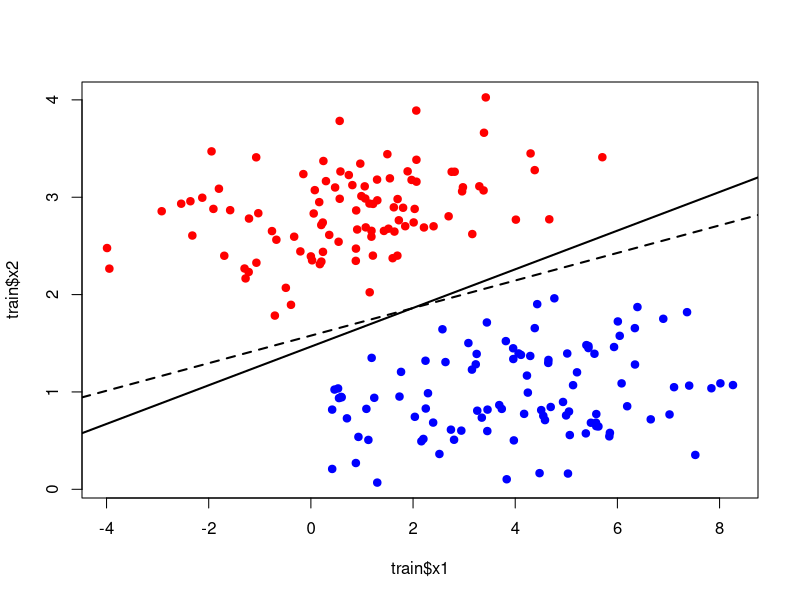

Write R code to recreate this figure.
library(MASS)
set.seed(2)
## simulate the two Gaussian groups 
make_data <- function(n) {
  S <- matrix(c(3, 0.2, 0.2, 0.2), 2, 2)
  X <- rbind(mvrnorm(n, c(4, 1), S), mvrnorm(n, c(1, 3), S))
  data.frame(x1 = X[, 1], x2 = X[, 2], class = factor(rep(c("C1", "C2"), each = n)))
}
train <- make_data(100)
test <- make_data(25)
## fit models
fit.lda <- lda(class ~ x1 + x2, data = train)
train$t <- as.numeric(train$class == "C1") # t = 1 -> C1
fit.lr <- glm(t ~ x1 + x2, family = binomial, data = train)
## misclassification rate on the test set
pred.lda <- predict(fit.lda, test)$class
p.lr <- predict(fit.lr, newdata = test, type = "response") # P(C1 | x)
pred.lr <- factor(ifelse(p.lr >= 0.5, "C1", "C2"), levels = levels(test$class))
c(LDA = mean(pred.lda != test$class), LR = mean(pred.lr != test$class))
## decision boundaries
b <- coef(fit.lr) # b0 + b1*x1 + b2*x2 = 0
w <- fit.lda$scaling[, 1] # Fisher direction (arbitrary scale/sign)
c0 <- sum(w * colMeans(fit.lda$means)) # midpoint threshold: w’(m1 + m2)/2
plot(train$x1, train$x2, pch = 19, col = ifelse(train$class == "C1", "blue", "red"))
abline(a = -b[1] / b[3], b = -b[2] / b[3], lwd = 2) # LogReg
abline(a = c0 / w[2], b = -w[1] / w[2], lwd = 2, lty = 2) # LDA (cortada)
